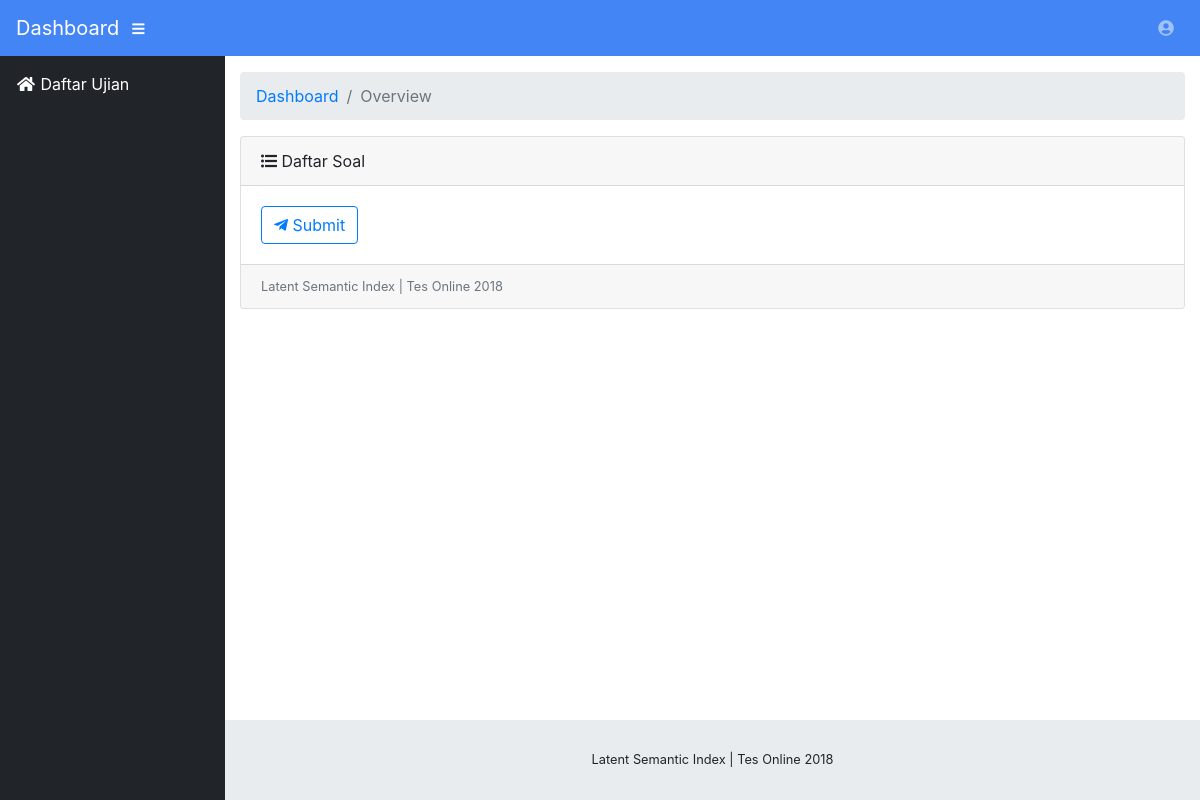
The page /include/mahasiswa/index.php?kerjakan=UAS STKI Lanjutan on the database as committed earlier.
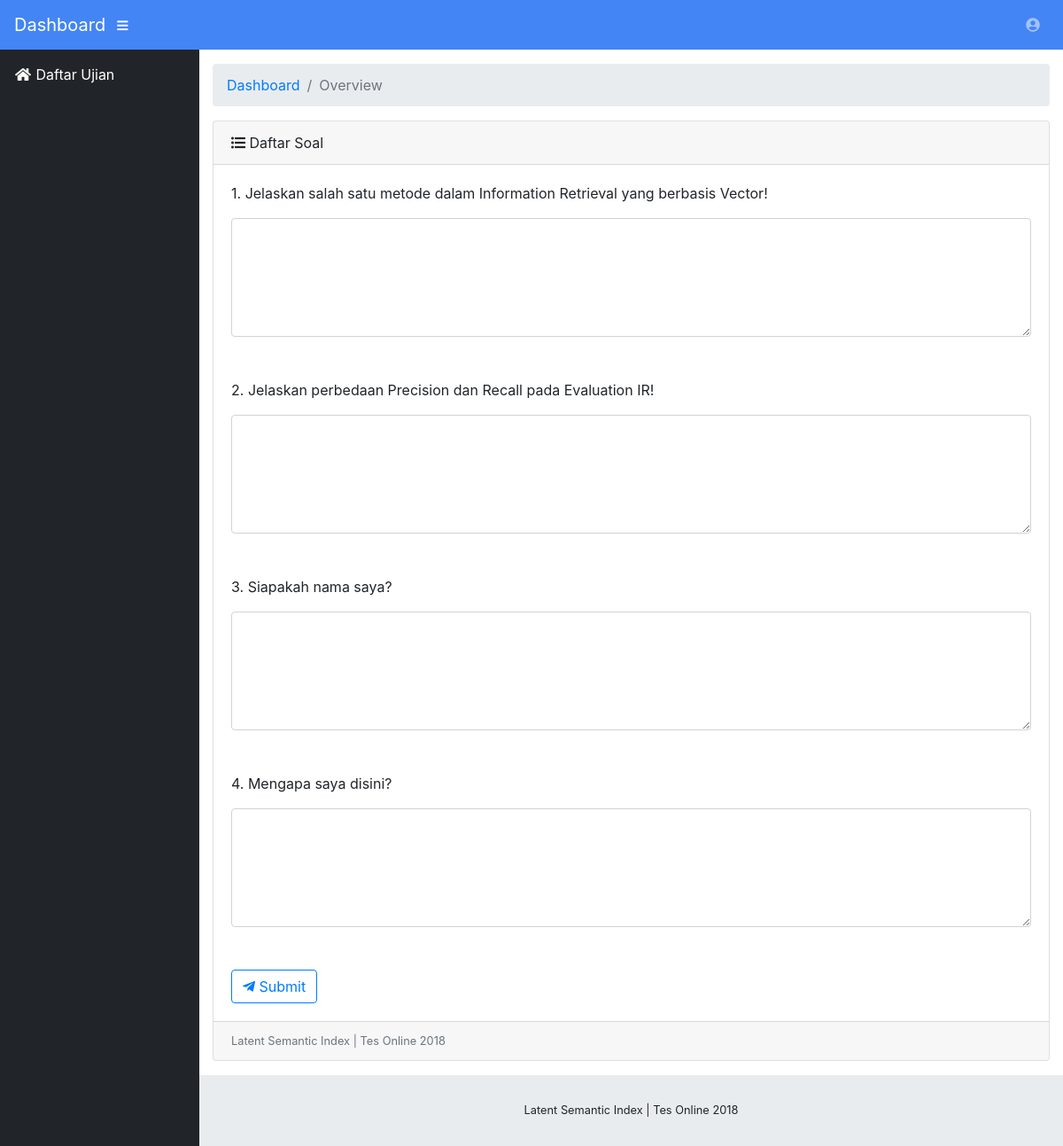
The same page on the database as committed later.
### tables this page shows
CREATE TABLE `tb_soal` (
  `id_soal` int(10) NOT NULL AUTO_INCREMENT,
  `nomor_soal` int(2) DEFAULT NULL,
  `id_ujian` int(11) DEFAULT NULL,
  `soal` varchar(255) DEFAULT NULL,
  PRIMARY KEY (`id_soal`),
  KEY `id_ujian` (`id_ujian`),
  CONSTRAINT `tb_soal_ibfk_1` FOREIGN KEY (`id_ujian`) REFERENCES `tb_ujian` (`id_ujian`)
);

### include/mahasiswa/content_kerjakan_soal.php (the view, shortened to what this page needs)
<?php
	$nama_ujian = $_GET['kerjakan'];
?>
<div class="card mb-3">
	<div class="card-header">
		<i class="fas fa-list-ul"></i> Daftar Soal
	</div>
	<div class="card-body">
		<form id="form" action="" method="POST">
		<?php
			$semua_soal = mysqli_query($conn, "SELECT * FROM tb_soal INNER JOIN tb_ujian ON tb_soal.`id_ujian`=tb_ujian.`id_ujian` WHERE nama_ujian='$nama_ujian' ORDER BY nomor_soal");
			foreach ($semua_soal as $soal) {
		?>
			<p><?php echo $soal['nomor_soal'].". ".$soal['soal']?></p>
			<textarea class="form-control" type="text" name="jawaban_mhs<?php echo $soal['id_soal']?>" rows="5"></textarea>
			<br /><br />
		<?php
			}
		?>
			<button type="submit" name="submit" value="kirim" class="btn btn-outline-primary"><i class="fab fa-telegram-plane"></i> Submit</button>
		</form>
	</div>
	<div class="card-footer small text-muted">Latent Semantic Index | Tes Online 2018</div>
</div>

Rows that differ between the two databases and show on the page:
now on this page (row unchanged): tb_soal: nomor_soal "1", soal "Jelaskan salah satu metode dalam Information Retrieval yang berbasis Vector!"
now on this page (row unchanged): tb_soal: nomor_soal "2", soal "Jelaskan perbedaan Precision dan Recall pada Evaluation IR!"
added tb_soal: nomor_soal "3", soal "Siapakah nama saya?"
added tb_soal: nomor_soal "4", soal "Mengapa saya disini?"
